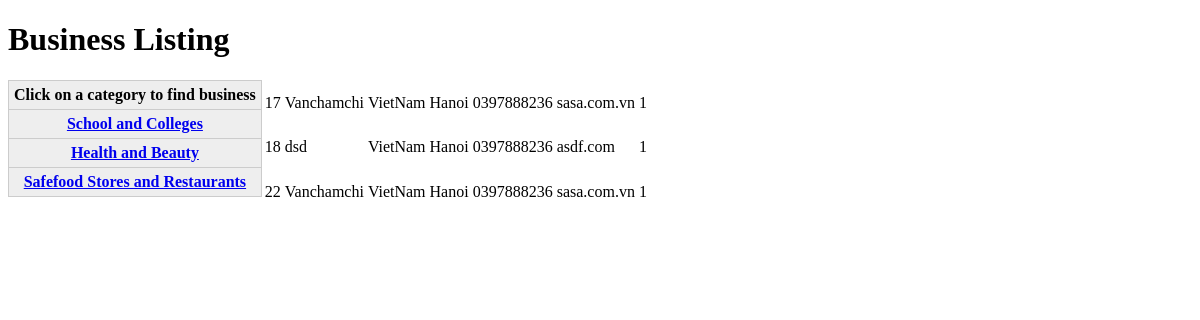
Page /Lab06/ex65/biz_listing.php?cat_id=1 on the committed database.
### tables this page shows
CREATE TABLE `Categories` (
  `CategoryID` int NOT NULL,
  `Title` varchar(255) NOT NULL,
  `Description` varchar(255) NOT NULL
);

CREATE TABLE `Biz_Categories` (
  `BusinessID` int NOT NULL,
  `CategoryID` int NOT NULL
);

CREATE TABLE `Businesses` (
  `BusinessID` int NOT NULL,
  `Name` varchar(255) NOT NULL,
  `Address` varchar(255) DEFAULT NULL,
  `City` varchar(255) DEFAULT NULL,
  `Telephone` varchar(255) DEFAULT NULL,
  `URL` varchar(255) DEFAULT NULL
);

### Lab06/ex65/biz_listing.php (the view, shortened to what this page needs)
<!DOCTYPE html>
<html lang="en">
    <head>
        <link rel="stylesheet" href="main.css">
    </head>
    <body>
        <?php
        $server = 'localhost';
        $user = 'phppgm';
        $pass = 'mypasswd';
        $mydb = 'business_service';
        $con = mysqli_connect($server, $user, $pass, $mydb);
        $sql = "SELECT CategoryID as catid ,Title FROM Categories";
        $result = mysqli_query($con, $sql);
        print '<h1>Business Listing</h1>';
        echo '<form method="GET" action="biz_listing.php">';
        echo '<div class="biz_list-container">';
        print '<div class = "container-categories">';
        if (mysqli_num_rows($result) > 0) {
            echo '<form method="GET" action="biz_listing.php">';
            echo '<table cellpadding="0" cellspacing="0" class="db-table">';
            echo '<tr><th>Click on a category to find business</th></tr>';
            while ($row = mysqli_fetch_assoc($result)) {
                foreach ($result as $cat) {
                    echo "<tr><th><a href=\"?cat_id={$cat['catid']}\"> {$cat['Title']} </a></th></tr>";
                }
            }
            echo '</table><br />';
            echo '</form>';
        }
        print '</div>';
        if (isset($_GET['cat_id'])) {
            $cat_id = $_GET['cat_id'];
            $sql2 = "SELECT B.*, BC.* from Businesses AS B
            JOIN Biz_Categories BC on B.BusinessID = BC.BusinessID
            JOIN Categories c on c.CategoryID = BC.CategoryID
            WHERE c.CategoryID = $cat_id";
            $result2 = mysqli_query($con, $sql2);
            print '<table class="biz-list-table">';
            while ($row = mysqli_fetch_assoc($result2)) {
                echo '<tr>';
                foreach ($row as $field) {
                    print '<td>' . $field . '</td>';
                }
                echo '</tr>';
            }
            print '</table>';
        }
        ?>
    </body>
</html>

### Lab06/ex65/main.css (style rules this page uses)
.biz_list-container { display: flex; }
table.db-table { border-right:1px solid #ccc; border-bottom:1px solid #ccc; }
table.db-table th { background:#eee; padding:5px; border-left:1px solid #ccc; border-top:1px solid #ccc; }

### rows in the picture
categories: Title "School and Colleges"
categories: Title "Health and Beauty"
categories: Title "Safefood Stores and Restaurants"
biz_categories: field "17", BusinessID.Name "Vanchamchi", BusinessID.Address "VietNam", BusinessID.City "Hanoi", BusinessID.Telephone "0397888236", BusinessID.URL "sasa.com.vn", CategoryID "1"
biz_categories: field "18", BusinessID.Name "dsd", BusinessID.Address "VietNam", BusinessID.City "Hanoi", BusinessID.Telephone "0397888236", BusinessID.URL "asdf.com", CategoryID "1"
biz_categories: field "22", BusinessID.Name "Vanchamchi", BusinessID.Address "VietNam", BusinessID.City "Hanoi", BusinessID.Telephone "0397888236", BusinessID.URL "sasa.com.vn", CategoryID "1"
